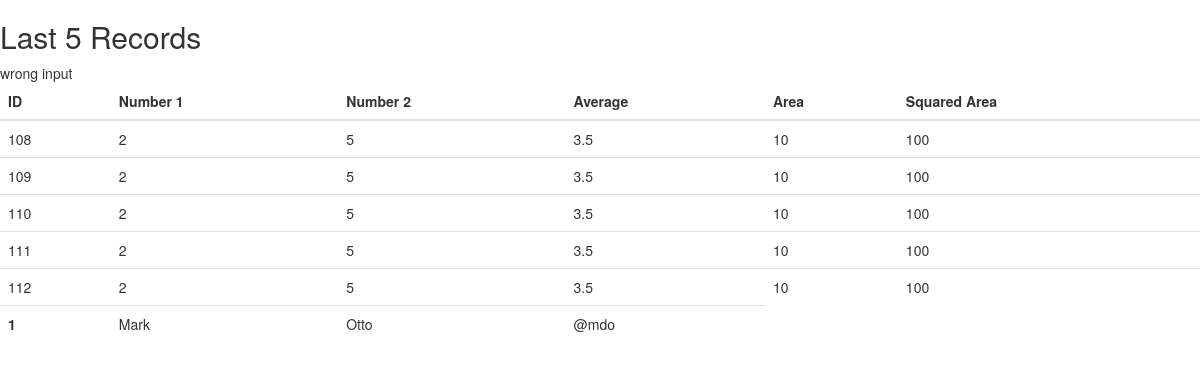
Page /resources/view/index.php on the committed database.
### tables this page shows
CREATE TABLE `calculated_results` (
  `id` int(10) UNSIGNED NOT NULL,
  `number_1` int(11) NOT NULL,
  `number_2` int(11) NOT NULL,
  `average` double NOT NULL,
  `area` double NOT NULL,
  `squared_area` double NOT NULL
);

### Classes/DataBase.php (called while the page is built)
<?php
class DataBase
{
    private static $instance = null;
    private function __construct()
    {
        try {
            $this->pdo = new PDO('mysql:host=mariadb;dbname=task1', 'root', 'root');
        }catch (PDOException $PDOException){
            die($PDOException);
        }
    }
    public static function getInstance()
    {
        if (self::$instance == null)
        {
            self::$instance = new DataBase();
        }
        return self::$instance;
    }
}

### Classes/Task.php (called while the page is built, shortened)
<?php
require 'DataBase.php';
class Task
{
    public function latest(int $count = 5): array
    {
        $DB = DataBase::getInstance();
        return  $DB->pdo
                ->query('SELECT * FROM (SELECT * FROM calculated_results ORDER BY id DESC LIMIT 5) sub ORDER BY id ASC')
                ->fetchAll();
    }
}

### resources/view/index.php (the view, shortened to what this page needs)
<!doctype html>
<html lang="en">
    <head>
        <link rel="stylesheet" href="../css/bootstrap.css"/>
        <link rel="stylesheet" href="../css/style.css"/>
        <link rel="stylesheet" href="css/font-awesome.min.css"/>
    </head>
    <body>
    <h2>Last 5 Records</h2>
    <table class="table table-hover">
        <thead>
        <tr>
            <th scope="col">ID</th>
            <th scope="col">Number 1</th>
            <th scope="col">Number 2</th>
            <th scope="col">Average</th>
            <th scope="col">Area</th>
            <th scope="col">Squared Area</th>
        </tr>
        </thead>
        <tbody>
        <?php
        $task = new Task();
        foreach ($task->latest(5) as $info)
            echo '<tr>
                    <td>'.$info["id"].'</td>
                    <td>'.$info["number_1"].'</td>
                    <td>'.$info["number_2"].'</td>
                    <td>'.$info["average"].'</td>
                    <td>'.$info["area"].'</td>
                    <td>'.$info["squared_area"].'</td>
                  </tr>';
        ?>
            <th scope="row">1</th>
            <td>Mark</td>
            <td>Otto</td>
            <td>@mdo</td>
        </tbody>
    </table>
    </body>
</html>

### rows in the picture
calculated_results: id "108", number_1 "2", number_2 "5", average "3.5", area "10", squared_area "100"
calculated_results: id "109", number_1 "2", number_2 "5", average "3.5", area "10", squared_area "100"
calculated_results: id "110", number_1 "2", number_2 "5", average "3.5", area "10", squared_area "100"
calculated_results: id "111", number_1 "2", number_2 "5", average "3.5", area "10", squared_area "100"
calculated_results: id "112", number_1 "2", number_2 "5", average "3.5", area "10", squared_area "100"
